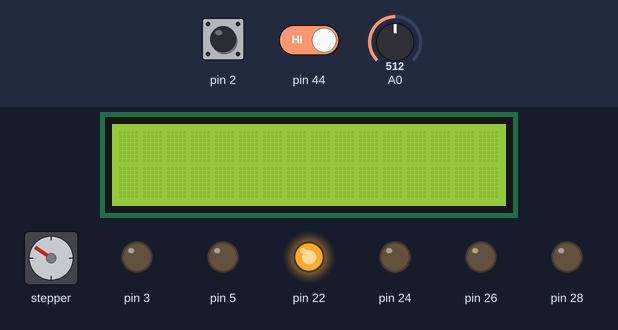
This sketch was run on a simulated Arduino Mega 2560, built with avr-gcc and run on an emulated ATmega2560. Shown: 16×2 character LCD, stepper motor, output pins drawn as LEDs (lit = HIGH). The inputs (shaded band) are chosen by the test bench; at power-on: pin 2 LOW, A0 = 512, pin 44 HIGH. The local clock reads 2024-03-15 10:24:30 at power-on unless the sketch sets it; stepper angles assume 2000 steps per turn; what the sketch prints to the serial monitor is not drawn.

Above: at 1.2 s.
1.3 s: pin 2 driven HIGH
3.5 s: A0 set to 54
At 3.71 s:
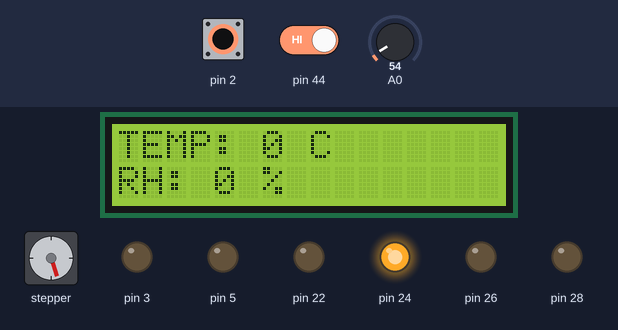
6.0 s: A0 set to 45
At 7.7 s:
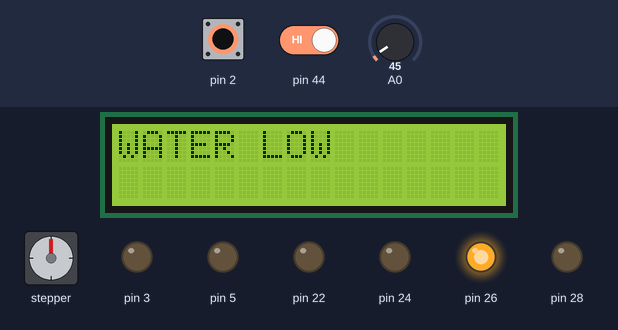
8.1 s: pin 2 pulsed LOW 2 times (0.12 s each, 0.3 s apart)
At 12.6 s:
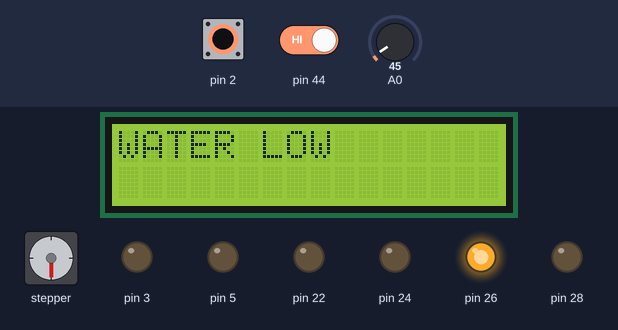
12.9 s: pin 2 pulsed LOW 5 times (0.12 s each, 0.3 s apart)
15.9 s: pin 44 driven LOW
At 17.6 s:
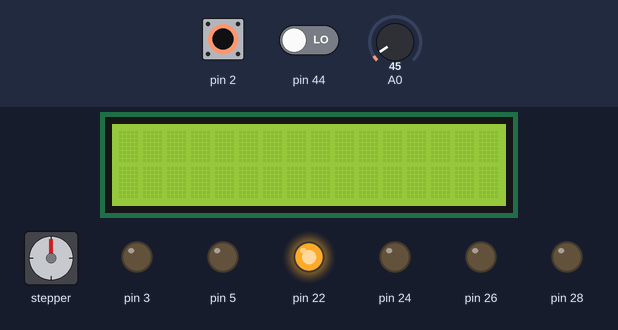
Timing chart, 0 to 19.0 s (numbered marks = the images above; inputs shaded):
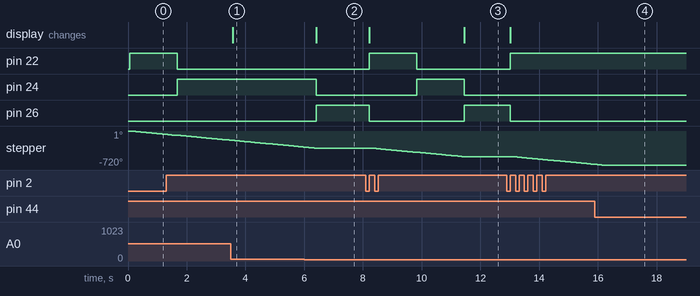

Measured:
- the behaviour switches between 51 and 50 on A0 (found by bisection; images 1 and 2)
- after the input at 1.3 s, pin 22: HIGH → LOW after 0.38 s; pin 24: LOW → HIGH after 0.38 s
- after the input at 6.0 s, pin 24: HIGH → LOW after 0.41 s; pin 26: LOW → HIGH after 0.41 s; stepper: goes on until 6.3 s, then stays -360°; the display: changes after 0.41 s (image 2)
- after the input at 8.1 s, pin 22: LOW → HIGH after 0.12 s, → LOW 1.6 s later; pin 24: LOW → HIGH after 1.7 s, → LOW 1.6 s later; pin 26: HIGH → LOW after 0.12 s, → HIGH 3.2 s later; stepper: turns 180° counter-clockwise in 3.1 s, starting after 0.17 s; the display: first changes after 0.12 s (image 3 shows a later state)
- after the input at 12.9 s, pin 22: LOW → HIGH after 0.12 s; pin 26: HIGH → LOW after 0.12 s; stepper: keeps turning counter-clockwise at about 59°/s, starting after 0.17 s
- after the input at 15.9 s, stepper: goes on until 16.1 s, then stays -720°

The sketch:

cooler.ino
```cpp
// Team Members: Harry Sho, Allison Tang, Althea Santos, Vincent Lee


#include <RTClib.h>
#include <Stepper.h>
#include <DHT11.h>
#include <LiquidCrystal.h>

#define RDA 0x80
#define TBE 0x20

// Define ADC Registers
volatile unsigned char* my_ADMUX = (unsigned char*) 0x7C;
volatile unsigned char* my_ADCSRB = (unsigned char*) 0x7B;
volatile unsigned char* my_ADCSRA = (unsigned char*) 0x7A;
volatile unsigned int* my_ADC_DATA = (unsigned int*) 0x78;

// Define UART Registers
volatile unsigned char *myUCSR0A = (unsigned char *)0x00C0;
volatile unsigned char *myUCSR0B = (unsigned char *)0x00C1;
volatile unsigned char *myUCSR0C = (unsigned char *)0x00C2;
volatile unsigned int  *myUBRR0  = (unsigned int *) 0x00C4;
volatile unsigned char *myUDR0   = (unsigned char *)0x00C6;

// Define Port E Register Pointers (FAN)
volatile unsigned char* port_e = (unsigned char*) 0x2E;
volatile unsigned char* ddr_e  = (unsigned char*) 0x2D;
volatile unsigned char* pin_e  = (unsigned char*) 0x2C;

// Define Port A Register Pointers (LEDs)
volatile unsigned char* port_a = (unsigned char*) 0x22;
volatile unsigned char* ddr_a  = (unsigned char*) 0x21;
volatile unsigned char* pin_a  = (unsigned char*) 0x20;

// Define Port L Register Pointers (Stepper Motor, Vent Control, Reset)
const int stepsPerRevolution = 2000;
Stepper myStepper = Stepper(stepsPerRevolution, 46, 47, 48, 49);
volatile unsigned char* port_l = (unsigned char*) 0x10B;
volatile unsigned char* ddr_l = (unsigned char*) 0x10A;
volatile unsigned char* pin_l = (unsigned char*) 0x109;

// Cooler States
enum States : byte {NOTHING, DISABLED, IDLE, ERROR, RUNNING} C_STATE, P_STATE;

// LCD
LiquidCrystal lcd(33, 31, 29, 27, 25, 23);

// Realtime Clock
RTC_DS1307 rtc;

// DHT11 Sensor
DHT11 dht11(7);
volatile int TEMP;
volatile int HUMID;

// DELAY
const int PERIOD = 60000;
volatile unsigned long time_now = 0;

// Vent Angle
volatile int VENT_ANGLE = 0;

// Thresholds
const int W_THRESHOLD = 50;
const int T_THRESHOLD = 10;

void setup() {

  // FAN MOTOR
  set_ddr(ddr_e, 3, OUTPUT);
  set_ddr(ddr_e, 5, OUTPUT);

  // LEDS
  set_ddr(ddr_a, 0, OUTPUT);
  set_ddr(ddr_a, 2, OUTPUT);
  set_ddr(ddr_a, 4, OUTPUT);
  set_ddr(ddr_a, 6, OUTPUT);

  // VENT
  set_ddr(ddr_l, 4, INPUT);
  set_ddr(ddr_l, 5, INPUT);

  // RESET
  set_ddr(ddr_l, 7, INPUT);

  // START/STOP
  attachInterrupt(digitalPinToInterrupt(2), toggle, RISING);

  // DISPLAY/CONSOLE
  adc_init();
  U0init(9600);
  lcd.begin(16, 2);

  // INITIAL STATES
  C_STATE = DISABLED;
  P_STATE = NOTHING;

  // Real Time Clock
  if (! rtc.begin()) {
    while (1) delay(10);
  }

  if (! rtc.isrunning()) {
    // When time needs to be set on a new device, or after a power loss, the
    // following line sets the RTC to the date & time this sketch was compiled
    rtc.adjust(DateTime(F(__DATE__), F(__TIME__)));
    // This line sets the RTC with an explicit date & time, for example to set
    // January 21, 2014 at 3am you would call:
    // rtc.adjust(DateTime(2014, 1, 21, 3, 0, 0));
  }
}

void loop() {
  switch (C_STATE) {
    case DISABLED:
      disabled();
      break;
    case IDLE:
      idle();
      break;
    case ERROR:
      error();
      break;
    case RUNNING:
      running();
      break;
  }
}

//GPIO
void set_ddr(unsigned char* ddr, unsigned char pin_num, unsigned char direction) {
  if (direction == INPUT)
    *ddr &= ~(0x01 << pin_num);
  else if (direction == OUTPUT)
    *ddr |= 0x01 << pin_num;
}

void write_port(unsigned char* port, unsigned char pin_num, unsigned char state) {
  if(state == LOW)
    *port &= ~(0x01 << pin_num);
  else if (state == HIGH)
    *port |= 0x01 << pin_num;
}

unsigned char read_pin(unsigned char* pin, unsigned char pin_num) {
  return (*pin & (0x01 << pin_num)) > LOW;
}

//States Logic
void disabled() {
  if (P_STATE != C_STATE) {
    P_STATE = C_STATE;
    lcd.clear();

    // Solo Yellow LED
    write_port(port_a, 0, HIGH);
    write_port(port_a, 2, LOW);
    write_port(port_a, 4, LOW);
    write_port(port_a, 6, LOW);

    // FAN
    write_port(port_e, 3, LOW);
    write_port(port_e, 5, LOW);

    status();
  }

  adjust_vent();
}

void idle() {
  if (P_STATE != C_STATE) {
    P_STATE = C_STATE;
    lcd.clear();

    // Solo Green LED
    write_port(port_a, 0, LOW);
    write_port(port_a, 2, HIGH);
    write_port(port_a, 4, LOW);
    write_port(port_a, 6, LOW);

    // FAN
    write_port(port_e, 3, LOW);
    write_port(port_e, 5, LOW);

    status();
  }

  adjust_vent();

  get_temp_and_humidity(&TEMP, &HUMID);

  // Display Temp and Humidity
  lcd.setCursor(0, 0);
  char buf[17];
  snprintf(buf, 17, "TEMP: %d C", TEMP);
  lcd.print(buf);

  lcd.setCursor(0, 1);
  snprintf(buf, 17, "RH: %d %%", HUMID);
  lcd.print(buf);

  // Transition to RUNNING if hot enough
  if (TEMP > T_THRESHOLD)
    C_STATE = RUNNING;

  // Transition to ERROR if not enough water
  if (adc_read(0) > W_THRESHOLD) return;

  C_STATE = ERROR;
}

void error() {
  if (P_STATE != C_STATE) {
    P_STATE = C_STATE;
    lcd.clear();
    lcd.setCursor(0, 0);
    lcd.print("WATER LOW");

    // Solo Red LED
    write_port(port_a, 0, LOW);
    write_port(port_a, 2, LOW);
    write_port(port_a, 4, HIGH);
    write_port(port_a, 6, LOW);

    // FAN
    write_port(port_e, 3, LOW);
    write_port(port_e, 5, LOW);

    status();
  }

  reset();
}

void running() {
  if (P_STATE != C_STATE) {
    P_STATE = C_STATE;
    lcd.clear();

    // Solo Blue LED
    write_port(port_a, 0, LOW);
    write_port(port_a, 2, LOW);
    write_port(port_a, 4, LOW);
    write_port(port_a, 6, HIGH);

    // FAN
    write_port(port_e, 3, HIGH);
    write_port(port_e, 5, HIGH);

    status();
  }

  adjust_vent();

  get_temp_and_humidity(&TEMP, &HUMID);

  // Display Temp and Humidity
  lcd.setCursor(0, 0);
  char buf[17];
  snprintf(buf, 17, "TEMP: %d C", TEMP);
  lcd.print(buf);

  lcd.setCursor(0, 1);
  snprintf(buf, 17, "RH: %d %%", HUMID);
  lcd.print(buf);

  // Transition to RUNNING if hot enough
  if (TEMP <= T_THRESHOLD)
    C_STATE = IDLE;

  // Transition to ERROR if not enough water
  if (adc_read(0) > W_THRESHOLD) return;

  C_STATE = ERROR;
}

// Vent Control
void adjust_vent() {
  myStepper.setSpeed(10);

  // Rotate clockwise, otherwise counter
  if (read_pin(pin_l, 4) && !(read_pin(pin_l, 5))) {
    myStepper.step(stepsPerRevolution/4);
    VENT_ANGLE = (VENT_ANGLE + 90) % 360;
    status();
  }
  else if (!(read_pin(pin_l, 4)) && read_pin(pin_l, 5)) {
    myStepper.step(-stepsPerRevolution/4);
    VENT_ANGLE = (VENT_ANGLE - 90) % 360;
    status();
  }
}

//Monitoring
void status() {
  print_state();
  print_time();
  print_angle();
}

void print_state() {
  print_string("State: ");
  switch (C_STATE) {
    case DISABLED:
      print_stringln("DISABLED");
      break;
    case IDLE:
      print_stringln("IDLE");
      break;
    case ERROR:
      print_stringln("ERROR");
      break;
    case RUNNING:
      print_stringln("RUNNING");
      break;
  }
}

void print_time() {
  DateTime now = rtc.now();
  char buf[20];

  snprintf(buf, 20, "Time: %d:%d:%d", now.hour(), now.minute(), now.second());
  print_stringln(buf);
}

void print_angle() {
  char buf[20];
  snprintf(buf, 20, "Vent Angle: %d deg", VENT_ANGLE);
  print_stringln(buf);
}

void get_temp_and_humidity(int* temp, int* humidity) {
  // Delay for minute
  if (millis() >= time_now + PERIOD) {
    time_now += PERIOD;
    dht11.readTemperatureHumidity(*temp, *humidity);
  }
}

// Reset
void reset() {
  // Allow reset if enough water
  if (adc_read(0) > W_THRESHOLD && read_pin(pin_l, 7)) {
    C_STATE = IDLE;
  }
}

//ISR
void toggle() {
  C_STATE = (C_STATE != DISABLED) ? DISABLED : IDLE;
}

//UART
void U0init(unsigned long U0baud) {
 unsigned long FCPU = 16000000;
 unsigned int tbaud;
 tbaud = (FCPU / 16 / U0baud - 1);
 *myUCSR0A = 0x20;
 *myUCSR0B = 0x18;
 *myUCSR0C = 0x06;
 *myUBRR0  = tbaud;
}

unsigned char U0kbhit()
{
  return (*myUCSR0A & RDA);
}

unsigned char U0getchar()
{
  return *myUDR0;
}

void U0putchar(unsigned char U0pdata)
{
  while(!(*myUCSR0A & TBE));
  *myUDR0 = U0pdata;
}

void print_string(char message[]) {
  int i = 0;
  while (message[i] != '\0'){
    U0putchar((unsigned char) message[i++]);
  }
}

void print_stringln(char message[]) {
  print_string(message);
  U0putchar('\n');
}

//ADC
void adc_init()
{
  // setup the A register
  *my_ADCSRA |= 0b10000000; // set bit   7 to 1 to enable the ADC
  *my_ADCSRA &= 0b11011111; // clear bit 6 to 0 to disable the ADC trigger mode
  *my_ADCSRA &= 0b11110111; // clear bit 5 to 0 to disable the ADC interrupt
  *my_ADCSRA &= 0b11111000; // clear bit 0-2 to 0 to set prescaler selection to slow reading
  // setup the B register
  *my_ADCSRB &= 0b11110111; // clear bit 3 to 0 to reset the channel and gain bits
  *my_ADCSRB &= 0b11111000; // clear bit 2-0 to 0 to set free running mode
  // setup the MUX Register
  *my_ADMUX  &= 0b01111111; // clear bit 7 to 0 for AVCC analog reference
  *my_ADMUX  |= 0b01000000; // set bit   6 to 1 for AVCC analog reference
  *my_ADMUX  &= 0b11011111; // clear bit 5 to 0 for right adjust result
  *my_ADMUX  &= 0b11100000; // clear bit 4-0 to 0 to reset the channel and gain bitsd
}
unsigned int adc_read(unsigned char adc_channel_num)
{
  // clear the channel selection bits (MUX 4:0)
  *my_ADMUX  &= 0b11100000;
  // clear the channel selection bits (MUX 5)
  *my_ADCSRB &= 0b11110111;
  // set the channel number
  if(adc_channel_num > 7)
  {
    // set the channel selection bits, but remove the most significant bit (bit 3)
    adc_channel_num -= 8;
    // set MUX bit 5
    *my_ADCSRB |= 0b00001000;
  }
  // set the channel selection bits
  *my_ADMUX  += adc_channel_num;
  // set bit 6 of ADCSRA to 1 to start a conversion
  *my_ADCSRA |= 0x40;
  // wait for the conversion to complete
  while((*my_ADCSRA & 0x40) != 0);
  // return the result in the ADC data register
  return *my_ADC_DATA;
}
```
